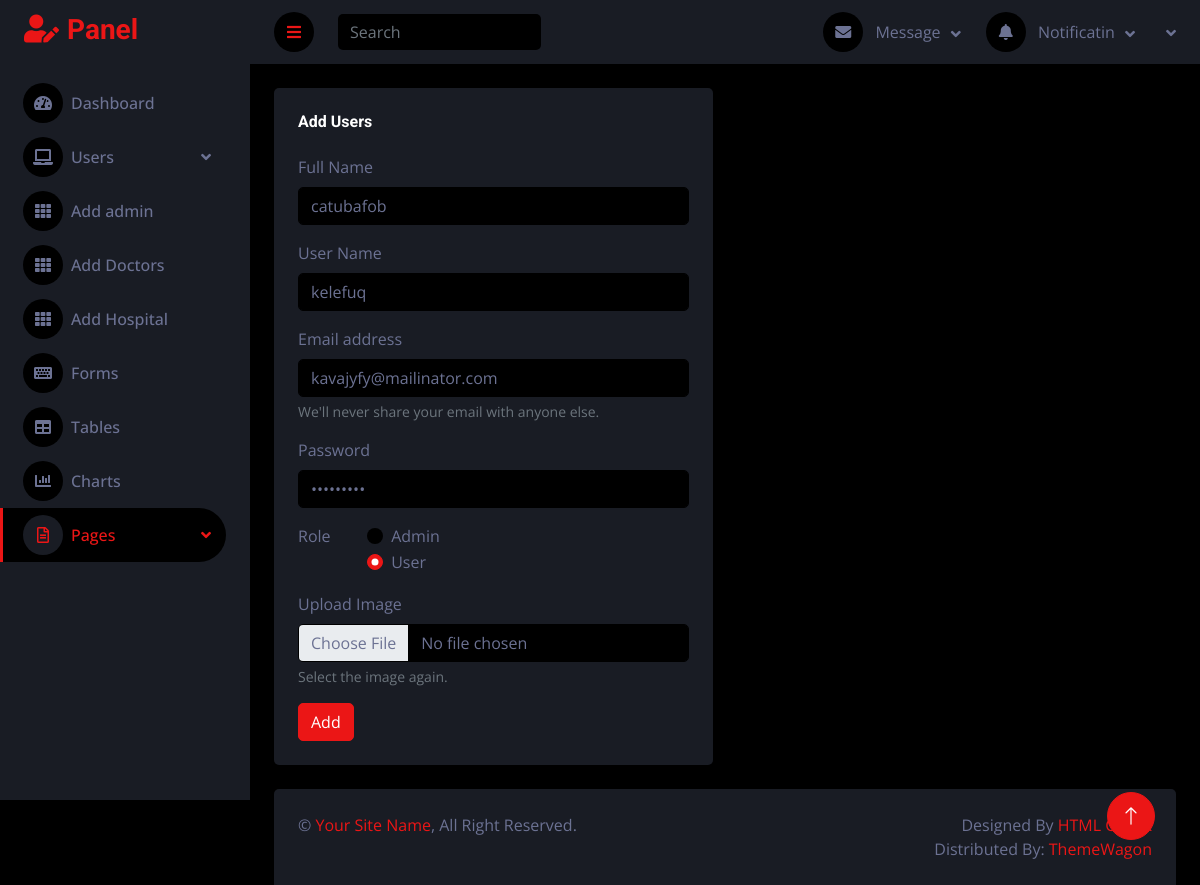
The page /admin/updateuser.php?id=19 (signed in) on the database its author committed.
### tables this page shows
CREATE TABLE `user` (
  `id` int(11) NOT NULL,
  `fullname` varchar(100) NOT NULL,
  `username` varchar(10) NOT NULL,
  `email` varchar(100) NOT NULL,
  `password` varchar(10) NOT NULL,
  `role` int(11) NOT NULL,
  `img` varchar(100) NOT NULL
);

### admin/updateuser.php (the view, shortened to what this page needs)
<?php
include "sidebar.php";
include "navbar.php";
$user_id_ = $_GET["id"];
include "config.php";
$Query1 = "SELECT * FROM `user` WHERE `id` = '{$user_id_}'";
$result = mysqli_query($conn, $Query1);
if(mysqli_num_rows($result))
{
    $row = mysqli_fetch_assoc($result);
?>
<div class="container-fluid pt-4 px-4">
    <div class="row g-4">
        <div class="col-sm-12 col-xl-6">
            <div class="bg-secondary rounded h-100 p-4">
                <h6 class="mb-4">Add Users</h6>
                <form action="edituser.php" method="POST">
                    <div class="mb-3">
                        <label for="exampleInputEmail1" class="form-label">Full Name</label>
                        <input type="txt" class="form-control" id="exampleInputEmail1" aria-describedby="emailHelp" name="fname"  value="<?php echo $row['fullname']; ?>">
                    </div>
                    <div class="mb-3">
                        <label for="exampleInputEmail1" class="form-label">User Name</label>
                        <input type="txt" class="form-control" id="exampleInputEmail1" aria-describedby="emailHelp" name="uname"  value="<?php echo $row['username']; ?>">
                    </div>
                    <div class="mb-3">
                        <label for="exampleInputEmail1" class="form-label">Email address</label>
                        <input type="email" class="form-control" id="exampleInputEmail1" aria-describedby="emailHelp" name="email"  value="<?php echo $row['email']; ?>">
                        <div id="emailHelp" class="form-text">We'll never share your email with anyone else.
                        </div>
                    </div>
                    <div class="mb-3">
                        <label for="exampleInputPassword1" class="form-label">Password</label>
                        <input type="password" class="form-control" id="exampleInputPassword1" name="pwd"  value="<?php echo $row['password']; ?>">
                    </div>
                    <fieldset class="row mb-3">
                        <legend class="col-form-label col-sm-2 pt-0">Role</legend>
                        <div class="col-sm-10" name="">
                            <div class="form-check">
                                <input class="form-check-input" type="radio" name="role" id="gridRadios1" value="1"  value="<?php echo $row['role']; ?>">
                                <label class="form-check-label" for="gridRadios1">
                                    Admin
                                </label>
                            </div>
                            <div class="form-check">
                                <input class="form-check-input" type="radio" name="role" id="gridRadios2" value="0" checked   value="<?php echo $row['role']; ?>">
                                <label class="form-check-label" for="gridRadios2">
                                    User
                                </label>
                            </div>
                        </div>
                    </fieldset>
                    <div class="mb-3">
                                <label for="formFileMultiple" class="form-label">Upload Image</label>
                                <input class="form-control bg-dark" name="fileToUpload" type="file" id="formFileMultiple">
                                <div id="emailHelp" class="form-text">Select the image again.
                        </div>
                            </div>
                    <button type="submit" name="add" class="btn btn-primary">Add</button>
                </form>
            </div>
        </div>
    </div>
</div>
<?php } ?>
<?php include "footer.php";
?>

### admin/css/style.css (style rules this page uses)
:root { --primary: #EB1616; --secondary: #191C24; --light: #6C7293; --dark: #000000; }
.btn { transition: .5s; }

### rows shown on the page
user: fname "catubafob", uname "kelefuq", email "kavajyfy@mailinator.com"
